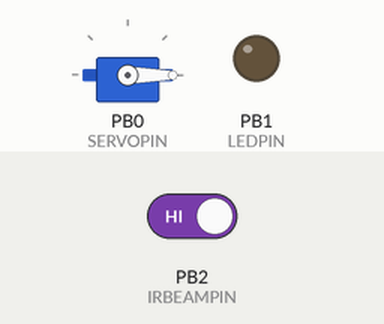
Recording of a sketch running on a simulated ATtiny85, built with avr-gcc and run on an emulated ATtiny85. On the bench: servo, output pins drawn as LEDs (lit = HIGH). The test bench sets the inputs (shaded band); at power-on: PB2 (IRBEAMPIN) HIGH.

Above: at 1.2 s.
1.3 s: PB2 (IRBEAMPIN) driven LOW
At 2.4 s:
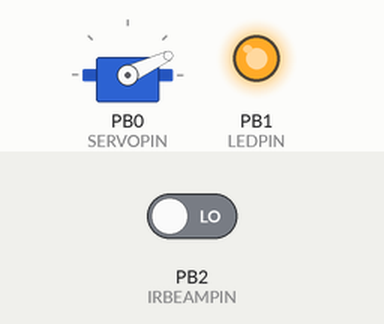
2.8 s: PB2 (IRBEAMPIN) driven HIGH
At 3.5 s:
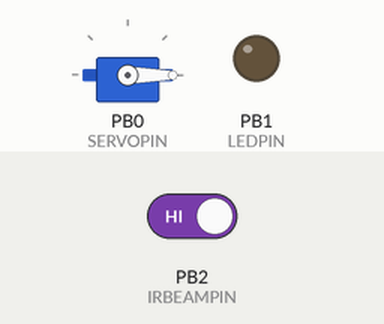
Timing chart, 0 to 5.8 s (numbered marks = the images above; inputs shaded):
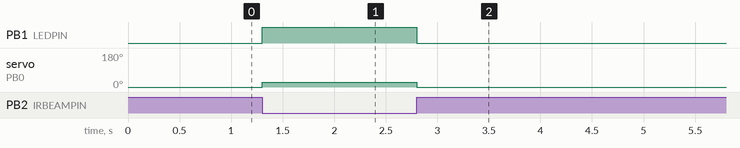

Measured:
- after the input at 1.3 s, PB1 (LEDPIN): LOW → HIGH at once; servo on PB0 (SERVOPIN): 0° → 25° at once
- after the input at 2.8 s, PB1 (LEDPIN): HIGH → LOW at once; servo on PB0 (SERVOPIN): 25° → 0° at once

The sketch:

ducted-fan-pinewood-derby.ino
```cpp
#include <Adafruit_SoftServo.h>

volatile uint8_t counter = 0;
unsigned long stagedTime = 0;
unsigned long racingTime = 0;

Adafruit_SoftServo esc;

#define SERVOPIN  0                         // Servo control output pin
#define LEDPIN    1                         // LED output pin
#define IRBEAMPIN 2                         // IR beam input pin

#define OFFSPEED    0                       // Lowest ESC speed (range 0-180)
#define STAGEDSPEED 25                      // ESC speed when staged before race start
#define RACINGSPEED 180                     // Maximum ESC speed when race start detected

#define MINIMUMSTAGEDDURATION 2000          // Minimum duration car must be stage to enter race mode in milliseconds
#define MAXIMUMRACEDURATION 1500            // Maximum duration of racing speed in milliseconds

enum raceState {
  OFF,
  STAGED,
  RACING,
  DONE                                      // Do not allow motor to turn back on after race until power reset
};
raceState currentState = OFF;

void setup() {
  // ESC
  pinMode(SERVOPIN, OUTPUT);                // Set up ESC control pin as an output
  esc.attach(SERVOPIN);                     // Attach the pin to the software servo library
  // LED
  pinMode(LEDPIN, OUTPUT);                  // Set Trinket pin 1 as an output for LED
  // IR BEAM
  pinMode(IRBEAMPIN, INPUT);                // Set up IR beam pin as input
  digitalWrite(IRBEAMPIN, HIGH);            // Enable then internal pull up resistor
  // Interupt Registers
  OCR0A = 0xAF;                             // Set up a 2ms interrupt
  TIMSK |= _BV(OCIE0A);
}

void loop() {
  // Use the IR beam sensor to determine the current state of the race
  if (digitalRead(IRBEAMPIN) == HIGH)       // IR beam NOT broken
  {
    if (currentState == STAGED) {           // If car is currently staged
      // If car has been staged for longer than the staged duration
      if ((millis() - stagedTime) > MINIMUMSTAGEDDURATION) {
        racingTime = millis();              // Start race duration timer
        currentState = RACING;              // ENTER RACE MODE
      }
      else
        currentState = OFF;                 // Off mode
    }
  }
  else {                                    // IR beam BROKEN
    if (currentState == OFF) {
      stagedTime = millis();                // Start "Staged" timer
      currentState = STAGED;                // CAR IS STAGED
    }
  }

  // Turn off the motor after a specified race duration
  if (currentState == RACING) {             // If the car is currently racing
    // Measure the race duration and compare it to maximum race duration
    if ((millis() - racingTime) > MAXIMUMRACEDURATION) {
      currentState = DONE;                  // Turn ESC off
    }
  }
  // Set the ESC speed depending on the current state
  if (currentState == STAGED) {
    esc.write(STAGEDSPEED);
    digitalWrite(LEDPIN, HIGH);             // Turn ON LED
  }
  else if (currentState == RACING)
    esc.write(RACINGSPEED);
  else {
    esc.write(OFFSPEED);
    digitalWrite(LEDPIN, LOW);              // Turn OFF LED
  }
  delay(1);
}

// The SIGNAL(TIMER0_COMPA_vect) function is the interrupt that will be called by the microcontroller every 2 milliseconds
SIGNAL(TIMER0_COMPA_vect) {
  counter += 2;                             // Add two milliseconds to the elapsed time
  if (counter >= 20) {                      // Has 20ms elapsed?
    counter = 0;                            // Reset the timer
    esc.refresh();                          // Refesh the software based servo control
  }
}
```
